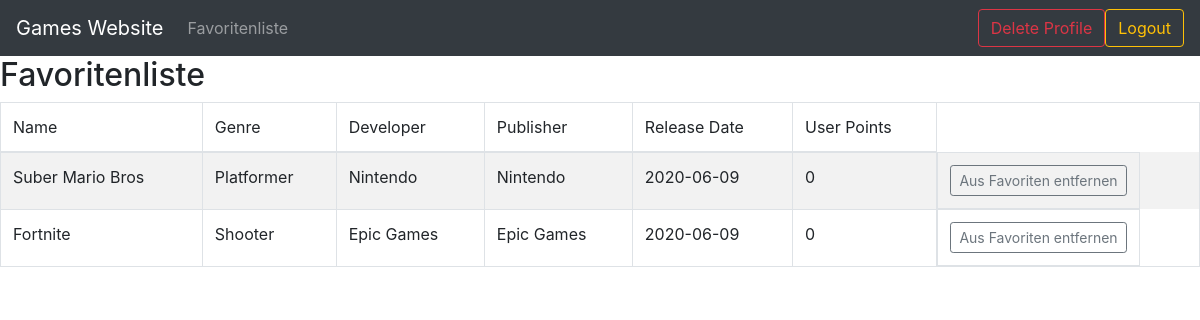
The app's page /dashboard/favouritelist.php (signed in) with its own data.
### tables this page shows
CREATE TABLE GAMES (
    game_id INTEGER PRIMARY KEY AUTO_INCREMENT,
    name VARCHAR(255),
    ranking INTEGER(6),
    genre_id INTEGER,
    pub_id INTEGER,
    dev_id INTEGER,
    release_date DATE,
    userpoints Integer default 0
    );

CREATE TABLE GENRES (
  genre_id INTEGER PRIMARY KEY,
  genre_name VARCHAR(255) NOT NULL
);

CREATE TABLE DEVELOPERS (
    dev_id INTEGER PRIMARY KEY,
    name VARCHAR(255) NOT NULL,
    country VARCHAR(255) NULL
);

CREATE TABLE PUBLISHERS (
    pub_id INTEGER PRIMARY KEY ,
    name VARCHAR(255) NOT NULL,
    country VARCHAR(255) NULL
);

### dashboard/functions.php (called while the page is built, shortened)
<?php
function getConnection(){
$mysqlhost="localhost";
$mysqluser="root";
$mysqlpwd="";
$mysqldb="GamesWebsite";
$connection=mysqli_connect($mysqlhost, $mysqluser, $mysqlpwd, $mysqldb)
    or die("DB Conneciton ERROR!");
    return $connection;
}
function getFavouriteGames(){
	$con = getConnection();
	$sql = 'SELECT game_id, games.name as gamesname, genre_name, publishers.name as publishersname, developers.name as developersname, release_date, userpoints FROM games  JOIN developers using (dev_id) Join publishers using (pub_id) Join genres using (genre_id)
	        JOIN USERS_GAMES USING (game_id) WHERE user_id='.$_SESSION['userid'];
	$query = mysqli_query($con,$sql);
    return $query;
}
 ?>

### dashboard/favouritelist.php (the view, shortened to what this page needs)
<?php
  if(isset($_SESSION['userid'])){
    include_once ('header_loggedIn.php');
  } else {
    include_once ('header.php');
  }
 include_once('functions.php');
?>
<h2> Favoritenliste </h2>
<table class="table table-striped table-bordered" style="width:100%">
<thead>
  <tr>
    <td>Name</td>
    <td>Genre</td>
    <td>Developer</td>
    <td>Publisher</td>
    <td>Release Date</td>
	<td>User Points</td>
  </tr>
  </thead>
    <tbody>
<?php
$query = getFavouriteGames();
while ($data = mysqli_fetch_array($query)) { ?>
          <tr>
            <td><?php echo $data['gamesname']; ?></td>
            <td><?php echo $data['genre_name']; ?></td>
            <td><?php echo $data['developersname']; ?></td>
            <td><?php echo $data['publishersname']; ?></td>
            <td><?php echo $data['release_date']; ?></td>
			<td><?php echo $data['userpoints']; ?></td>
            <td class="btn-group">
                  <a type="button" class="btn btn-sm btn-outline-secondary" href="deleteGame.php?id=<?php echo $data['game_id']; ?>">Aus Favoriten entfernen</a>
            </td>
          </tr>
      <?php } ?>
      </tbody>
  </table>

### records on screen
games: name "Suber Mario Bros", genre.genre_name "Platformer", dev.name "Nintendo", pub.name "Nintendo", release_date "2020-06-09", userpoints "0"
games: name "Fortnite", genre.genre_name "Shooter", dev.name "Epic Games", pub.name "Epic Games", release_date "2020-06-09", userpoints "0"
